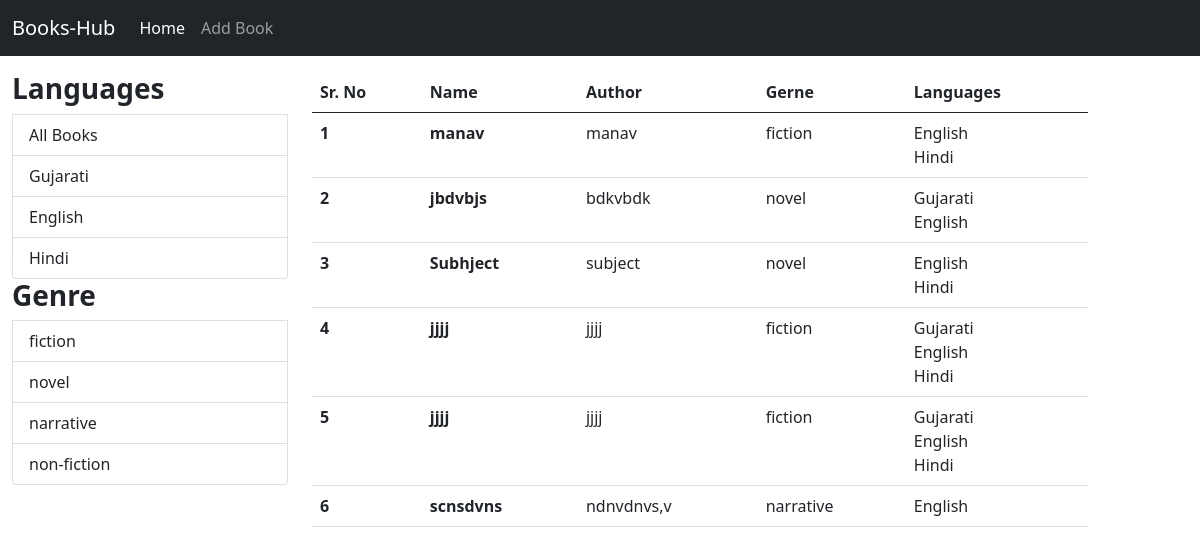
The page / on the database its author committed.
### management/models.py (models this page shows, shortened)
class Language(models.Model):
    name = models.CharField(max_length=50)
    def __str__(self):
        return self.name

class Genre(models.Model):
    book_genre = models.CharField(max_length = 100)
    def __str__(self):
        return self.book_genre

class Book(models.Model):
    b_name = models.CharField(max_length=150)
    b_author = models.CharField(max_length=150)
    b_genre = models.ForeignKey(Genre ,on_delete=models.CASCADE)
    b_language = models.ManyToManyField(Language)

### management/views.py (the view)
# urls.py: path('' , IndexView.as_view() , name = "index"),
class IndexView(View):
    def get(self , request):
        books = None
        language = Language.objects.all()
        genre = Genre.objects.all()
        print(genre)
        genre_id = request.GET.get('genre')
        print(genre_id)
        language_id = request.GET.get('language')
        if genre_id:
            books = Book.get_books_by_genre_id(genre_id)
        elif language_id:
            books = Book.get_books_by_language_id(language_id)
        else:
            books = Book.objects.all()
        return render(request , "index.html" , {"all_books":books , 'lan':language , 'gen':genre} )

### management/templates/index.html (shortened to what this page needs)
<!doctype html>
<html lang="en">
<head>
  <link href="https://cdn.jsdelivr.net/npm/bootstrap@5.0.2/dist/css/bootstrap.min.css" rel="stylesheet"
>
</head>
<body>
  <nav class="navbar navbar-expand-lg navbar-dark bg-dark">
    <div class="container-fluid">
      <a class="navbar-brand" href="#">Books-Hub</a>
      <div class="collapse navbar-collapse" id="navbarNav">
        <ul class="navbar-nav">
          <li class="nav-item">
            <a class="nav-link active" aria-current="page" href="/index/">Home</a>
          </li>
          <li class="nav-item">
            <a class="nav-link" href="{% url 'AddBook' %}">Add Book</a>
          </li>
        </ul>
      </div>
    </div>
  </nav>
  <div class="container-fluid mt-3">
    <div class="row">
      <div class="col-lg-3">
        <ul class="list-group">
          <h3><b>Languages</b></h3>
          <a class="list-group-item " href="/">All Books</a>
          {% for lan in lan %}
          <a class="list-group-item" href="/?language={{lan.id}}">{{lan.name}}</a>
          {% endfor %}
        </ul>
        <ul class="list-group">
          <h3><b>Genre</b></h3>
          {% for gen in gen %}
          <a class="list-group-item" href="/?genre={{gen.id}}">{{gen.book_genre}}</a>
          {% endfor %}
        </ul>
      </div>
      <div class="col-8">
        <table class="table">
          <thead>
            <tr>
              <th scope="col">Sr. No</th>
              <th scope="col">Name</th>
              <th scope="col">Author</th>
              <th scope="col">Gerne</th>
              <th scope="col">Languages</th>
            </tr>
          </thead>
          <tbody>
            {% for book in all_books %}
            <tr>
              <th>{{ forloop.counter }}</th>
              <th>{{ book.b_name }}</th>
              <td>{{ book.b_author }}</td>
              <td>{{ book.b_genre }}</td>
              <td>{% for language in book.b_language.all %}{{ language }}<br>{% endfor %}</td>
            </tr>
            {% endfor %}
          </tbody>
        </table>
      </div>
    </div>
  </div>
</body>
</html>

### rows shown on the page
Language: name "Gujarati"
Language: name "English"
Language: name "Hindi"
Genre: book_genre "fiction"
Genre: book_genre "novel"
Genre: book_genre "narrative"
Genre: book_genre "non-fiction"
Book: b_name "manav", b_author "manav", b_genre "fiction"
Book: b_name "jbdvbjs", b_author "bdkvbdk", b_genre "novel"
Book: b_name "Subhject", b_author "subject", b_genre "novel"
Book: b_name "jjjj", b_author "jjjj", b_genre "fiction"
Book: b_name "jjjj", b_author "jjjj", b_genre "fiction"
Book: b_name "scnsdvns", b_author "ndnvdnvs,v", b_genre "narrative"
